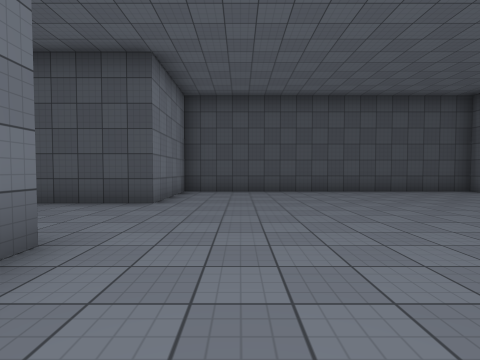
View 1 (above)

17 first-person views from a walk through a scene from a Unity 3-D project. The camera is 1.3 m above the floor, tilts 2° down and sees 85° across. The floor is counted in squares, 2 m on a side. Each view is taken from the middle of a square. On the plan, view 1 faces up. The plan holds only what a view shows up to about 9 squares ahead; the rest is blank. The place goes on beyond the plan. The player character is not drawn. Surface patterns are stand-ins for the level's own textures.

View 2
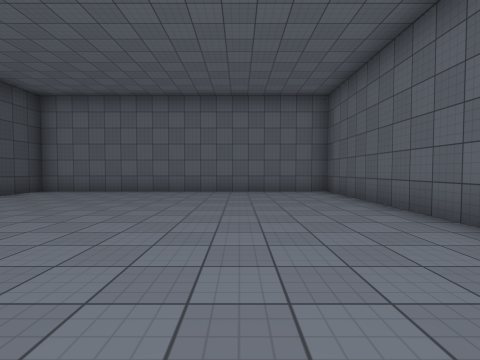

View 3
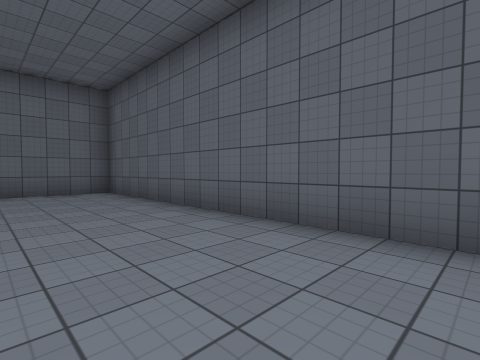

View 4
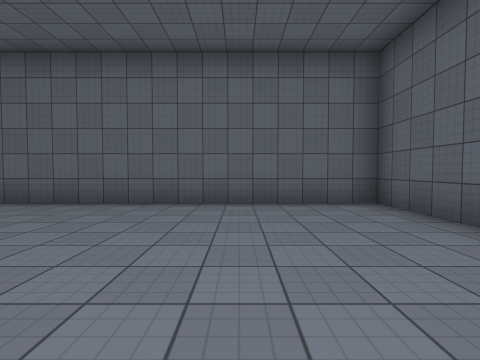

View 5
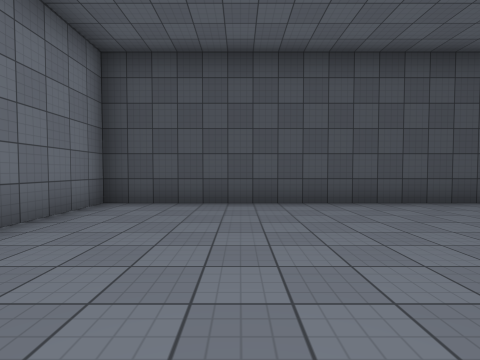

View 6
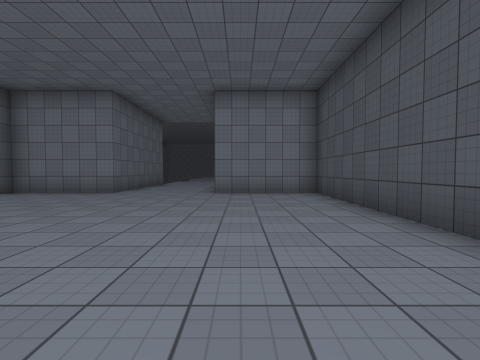

View 7
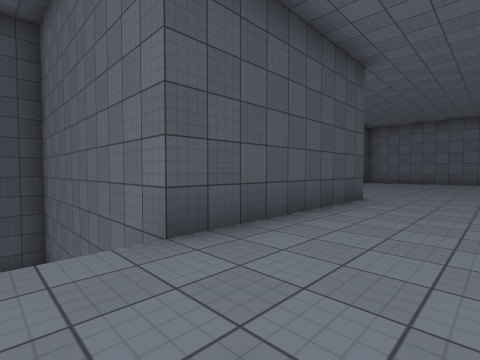

View 8
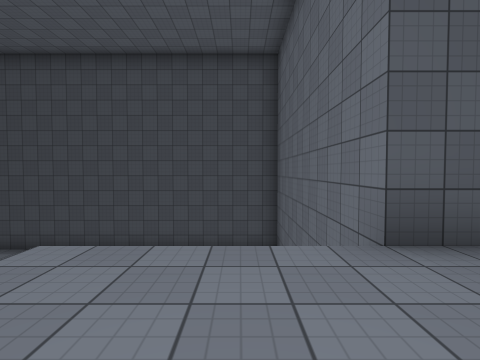

View 9
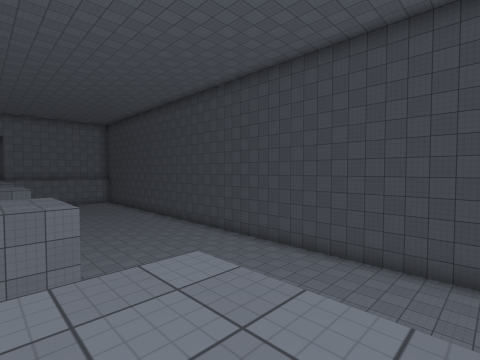

View 10
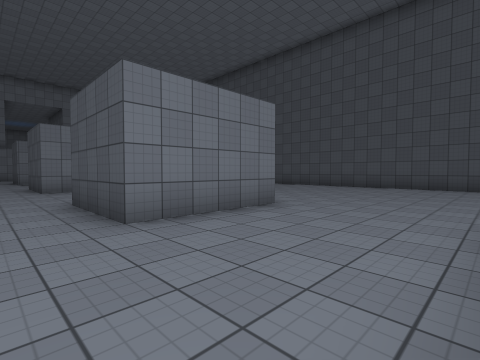

View 11
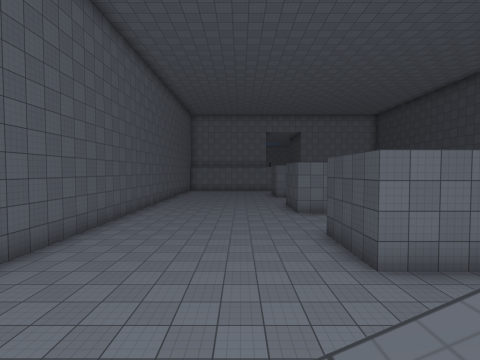

View 12
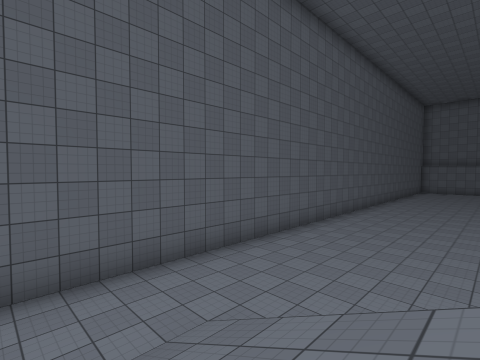

View 13
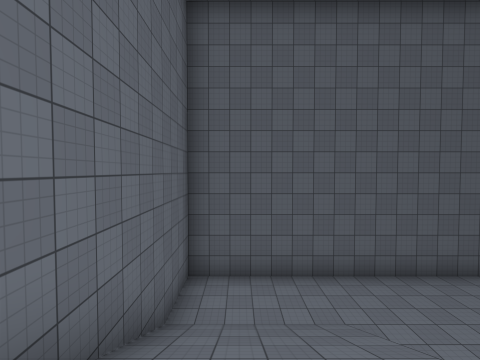

View 14
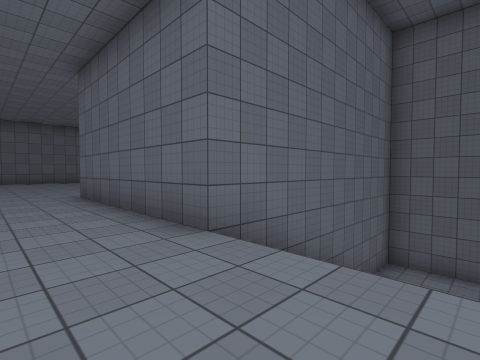

View 15
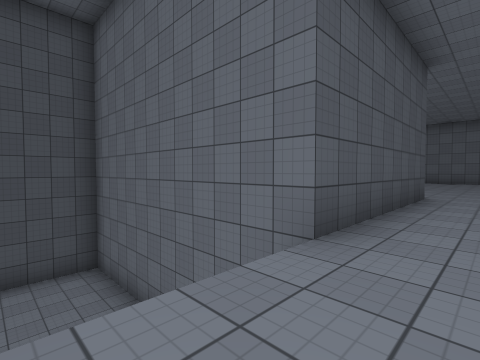

View 16
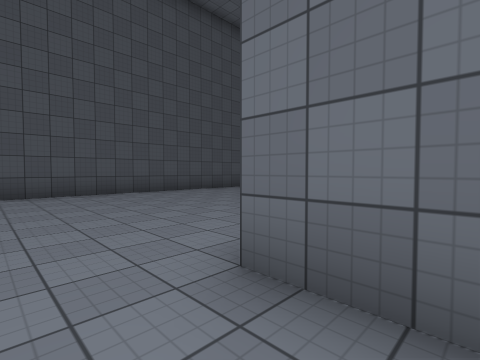

View 17
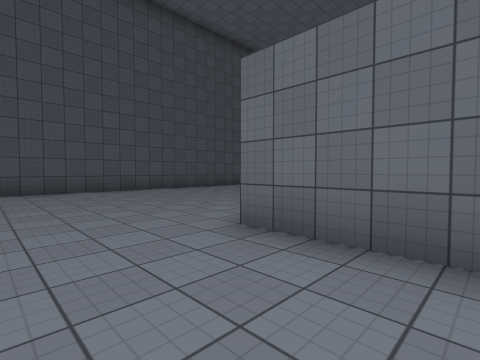

### Floor plan
Key: @ floor where view 1 was taken; # wall or solid block; . main floor; : floor 4 m higher than the main floor; / step, stairs or slope.
Columns run from 18 left of view 1 to 8 right of it. Each row starts with its distance up from view 1.
 12 #############
 11 ............#
 10 ............#
  9 ............#   ###########
  8 .........   #   #:::::::::#
  7 .........   #   #:::::::::#
  6 .........   #####:::::::::#
  5 ...##....:::::::::::::::::#
  4 ...##....:::::::::::::::::#
  3 ...##....:::::::::::::::::#
  2 .........///#####:::::::::#
  1 .........  /#   #:::::::::#
  0 .........///#   #:@:::::::#
 -1 .........///#   ###########
 -2 .........///#
 -3 ............#
 -4 ............#
 -5 #############

Positions as (right, up) in squares from view 1, and headings:
1: (0, 0), facing up
2: (-1, 2), facing right
3: (-1, 2), facing down-right
4: (2, 2), facing right
5: (1, 3), facing up
6: (6, 6), facing left
7: (-8, 3), facing up-right
8: (-8, 3), facing up
9: (-8, 4), facing up-left
10: (-10, 1), facing up-left
11: (-9, 0), facing left
12: (-8, 0), facing down-left
13: (-8, 2), facing down
14: (-9, 4), facing down-right
15: (-9, 4), facing up-right
16: (-17, 4), facing up-right
17: (-18, 3), facing up-right
